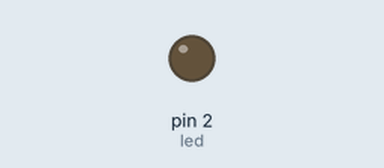
This sketch was run on a simulated Arduino Uno, built with avr-gcc and run on an emulated ATmega328P. Shown: output pins drawn as LEDs (lit = HIGH).

Above: at 0.6 s.
At 2.5 s:
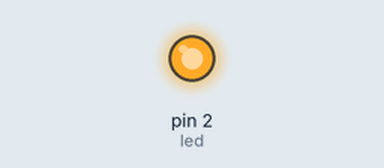
Timing chart, 0 to 6.6 s (numbered marks = the images above):
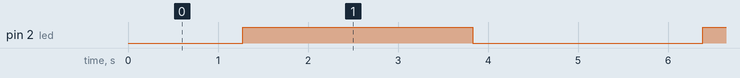

The sketch:

analog_out.ino
```cpp
#include <analogWrite.h>

#define led 2
int brightness = 0;
int brightStep = 1;

void setup() {
  // put your setup code here, to run once:
  pinMode(led, OUTPUT);
}

void loop() {
  // put your main code here, to run repeatedly:
  brightness += brightStep;
  if ( brightness == 0 || brightness == 255 ) {
    brightStep = -brightStep;
  }

  analogWrite(led, brightness);

  delay(10);
}
```

Measured:
- by itself, pin 2 (led): alternates HIGH for 2.6 s and LOW for 2.6 s
